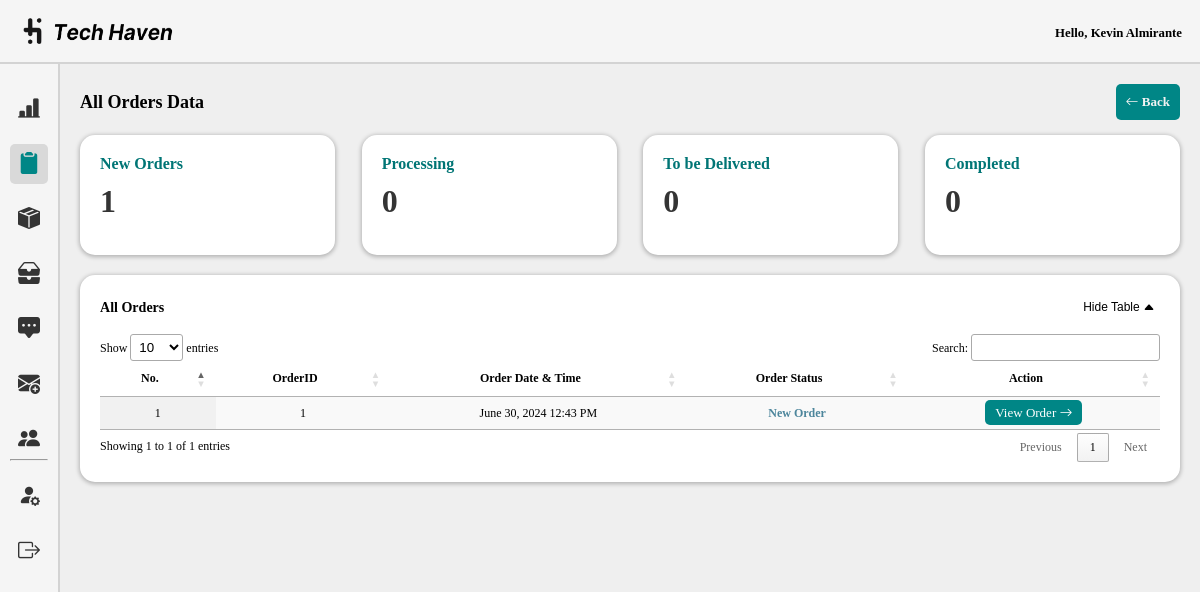
The app's page /admin/all_orders.php (signed in), older data.
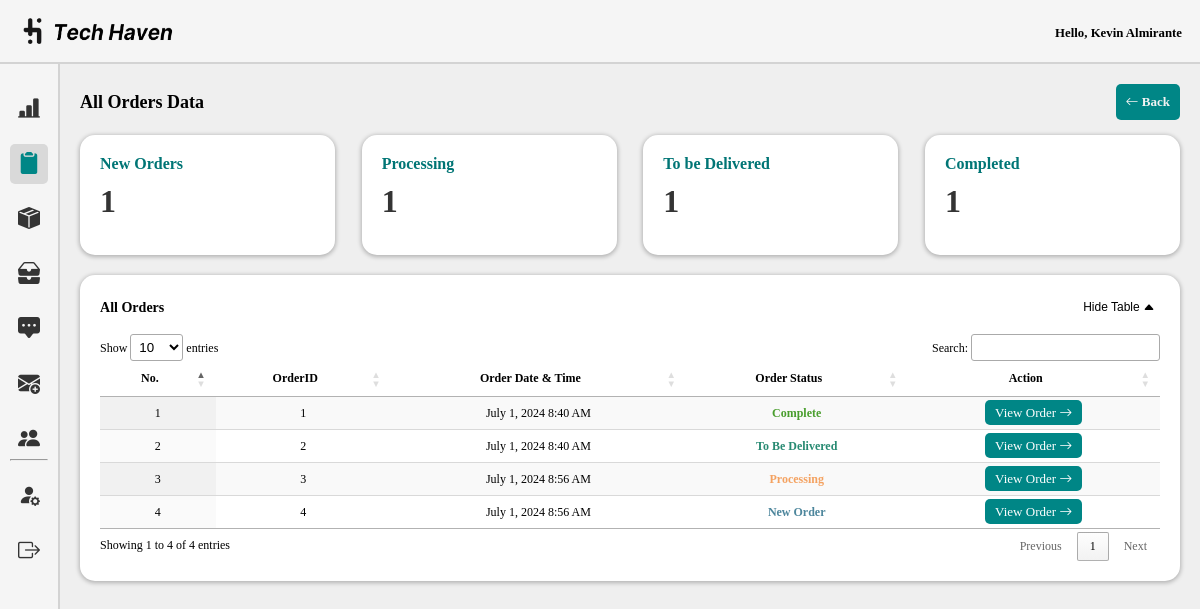
The same page, newer data.
### tables this page shows
CREATE TABLE `orders_prod` (
  `orderID` int(50) NOT NULL,
  `customerID` int(50) NOT NULL,
  `items` text NOT NULL,
  `shipID` int(50) NOT NULL,
  `payment` varchar(250) NOT NULL,
  `order_date` timestamp NOT NULL DEFAULT current_timestamp(),
  `status` varchar(100) NOT NULL,
  `total_amount` int(250) NOT NULL
);

### admin/all_orders.php (the view, shortened to what this page needs)
<!DOCTYPE html>
<html lang="en">
<head>
    <link rel="stylesheet" href="css/dashboard.css">
    <link rel="stylesheet" href="../assets/font/inter.css">
    <link rel="stylesheet" href="../node_modules/bootstrap-icons/font/bootstrap-icons.css">
    <link rel="stylesheet" type="text/css" href="https://cdn.datatables.net/1.10.25/css/jquery.dataTables.css">
</head>
<body>
    <header class="nav">
        <div class="nav-left">
            <img src="../assets/img/tech-haven-logo2.png" alt="Tech Haven Logo" id="logo">
        </div>
        <div class="nav-right">
        <p style="font-size: 0.8rem; font-style: normal; margin-top:5px;">
                Hello, <?php echo htmlspecialchars($_SESSION['name']); ?>
        </p>
        </div>
    </header>
    <section class="container">
        <div class="sidebar">
            <ul class="sidebar-list">
                <li class="sidebar-list-item">
                    <a href="dashboard.php" class="sidebar-link tooltip-trigger" data-tooltip="Dashboard">
                          <i class="bi bi-bar-chart-line-fill"></i>
                     </a>
                </li>
                <li class="sidebar-list-item">
                     <a href="orders.php" class="sidebar-link tooltip-trigger active" data-tooltip="Orders">
                          <i class="bi bi-clipboard2-fill"></i>
                     </a>
                </li>
                <li class="sidebar-list-item">
                     <a href="products.php" class="sidebar-link tooltip-trigger" data-tooltip="Products">
                          <i class="bi bi-box-seam-fill"></i>
                     </a>
                </li>
                <li class="sidebar-list-item">
                     <a href="inventory.php" class="sidebar-link tooltip-trigger" data-tooltip="Inventory">
                          <i class="bi bi-inboxes-fill"></i>
                    </a>
                </li>
                <li class="sidebar-list-item">
                     <a href="feedbacks.php" class="sidebar-link tooltip-trigger" data-tooltip="Feedbacks">
                         <i class="bi bi-chat-square-dots-fill"></i>
                     </a>
                </li>
                <li class="sidebar-list-item">
                     <a href="advertisement.php" class="sidebar-link tooltip-trigger" data-tooltip="Advertisements">
                         <i class="bi bi-envelope-plus-fill"></i>
                     </a>
                </li>
                <li class="sidebar-list-item">
                     <a href="users.php" class="sidebar-link tooltip-trigger" data-tooltip="Users">
                         <i class="bi bi-people-fill"></i>
                     </a>
                </li>
                <hr>
                <li class="sidebar-list-item">
                     <a href="profile.php" class="sidebar-link tooltip-trigger" data-tooltip="Edit Profile">
                         <i class="bi bi-person-fill-gear"></i>
                     </a>
                </li>
                <li class="sidebar-list-item">
                     <a href="logout.php" class="sidebar-link tooltip-trigger" data-tooltip="Logout">
                         <i class="bi bi-box-arrow-right"></i>
                     </a>
                </li>
              </ul>
          </div>
    <div class="dashboard-content">
    <div class="heading-container">
            <h1>All Orders Data</h1>
            <div class="heading-buttons">
           <a href="orders.php" class="button-link"><i class="bi bi-arrow-left"></i> Back</a>
            </div>
        </div><br>
        <div class="card-container">
        <div class="card">
            <?php
                        $servername = "localhost";
                        $username = "root";
                        $password = "";
                        $dbname = "th_db";
                        $conn = new mysqli($servername, $username, $password, $dbname);
                        function getOrderCount($conn, $status) {
                            $sql = "SELECT COUNT(*) as count FROM orders_prod WHERE status = '$status'";
                            $result = $conn->query($sql) or die("Error: " . $conn->error);
                            $row = $result->fetch_assoc();
                            return $row['count'];
                        }
                        $countPlaced = getOrderCount($conn, 'placed');
                        $countProcessing = getOrderCount($conn, 'processing');
                        $countDelivery = getOrderCount($conn, 'delivery');
            ?>
            <a href="orders.php" target="_blank">
                <h2>New Orders</h2>
                <p><?php echo $countPlaced; ?></p>
            </a>
        </div>
        <div class="card">
            <a href="pending.php" target="_blank">
                <h2>Processing</h2>
                <p><?php echo $countProcessing; ?></p>
            </a>
        </div>
        <div class="card">
            <a href="delivery.php"  target="_blank">
                <h2>To be Delivered</h2>
                <p><?php echo $countDelivery ?></p>
            </a>
        </div>
        <div class="card">
            <a href="success_orders.php" target="_blank">
                <h2>Completed</h2>
                <p><?php echo $countDelivery; ?></p>
            </a>
        </div>
        </div>
        <div class="wrapper-dashboard" style="margin-bottom:20px;">
            <div class="flex-parent">
                <h3>All Orders</h3>
                <button id="toggleRecent" class="button-link2" style="float:right;">Hide Table <i class="bi bi-caret-up-fill"></i></button>
            </div><br>
            <div id="recentTable" style="display: block;">
                <table id="example" class="display" style="width:100%">
                    <thead>
                        <tr>
                            <th>No.</th>
                            <th>OrderID</th>
                            <th>Order Date & Time</th>
                            <th>Order Status</th>
                            <th>Action</th>
                        </tr>
                    </thead>
                    <tbody>
                        <?php
                        $servername = "localhost";
                        $username = "root";
                        $password = "";
                        $dbname = "th_db";
                        $conn = new mysqli($servername, $username, $password, $dbname);
                        $sql = "SELECT orderID, order_date, status FROM orders_prod;";
                        $result = $conn->query($sql);
                        if ($result->num_rows > 0) {
                            $counter = 1;
                            while ($row = $result->fetch_assoc()) {
                                echo "<tr>";
                                echo "<td>" . $counter . "</td>";
                                echo "<td>" . $row["orderID"] . "</td>";
                                echo "<td>";
                                $dateTime = new DateTime($row["order_date"]);
                                $formattedDate = $dateTime->format('F j, Y g:i A');
                                echo $formattedDate;
                                echo "</td>";
                                if ($row["status"] == "placed") {
                                    echo "<td style='color:#4D869C; font-weight:bold;'>New Order</td>";
                                }else if($row["status"] == "processing") {
                                    echo "<td style='color:#F4A261; font-weight:bold;'>Processing</td>";
                                }else if($row["status"] == "delivery") {
                                    echo "<td style='color:#288a72; font-weight:bold;'>To Be Delivered</td>";
                                }else if($row["status"] == "delivered") {
                                    echo "<td style='color:#4a9e2e; font-weight:bold;'>Complete</td>";
                                }  else {
                                    echo "<td>" . $row["status"] . "</td>";
                                }
                                echo "<td>";
                                echo "<a href='#' onclick=\"openWindow('view_order_last.php?id=" . $row["orderID"] . "')\" title='View Order' style='background:#008686; color:white; border-radius:5px; padding:5px 10px;font-size:13px; text-decoration:none;'>
                                    <span style='font-size:13px;'>View Order</span>
                                    <i class='bi bi-arrow-right'></i>
                                </a>";
                                echo "</td>";
                                echo "</tr>";
                                $counter++;
                            }
                        } else {
                            echo "<tr><td colspan='9'>No results found</td></tr>";
                        }
                        ?>
                    </tbody>
                </table>
            </div>
        </div>
    </div>
    </section>
</body>
</html>

### admin/css/dashboard.css (style rules this page uses)
* { margin: 0; box-sizing: border-box; padding: 0; }
:root { --lightColor: #F5F5F5; --shadedColor: #E7E7E7; --darkModeNav: #292929; --darkBody: #5C5C5C; }
.nav { background: var(--lightColor); display: flex; justify-content: space-between; align-items: center; height: 4rem; font: italic 600 20px/normal 'Inter'; box-shadow: 0px 2px 2px 0px rgba(0, 0, 0, 0.25); border-bottom: 2px solid #D3D3D3; }
.nav img { width: 150px; margin-left: 15%; }
.nav-left, .nav-middle, .nav-right { display: flex; align-items: center; }
.nav-right { display: flex; justify-content: space-between; margin-right: 1.5%; }
.sidebar { margin-top:0; width: 60px; height: 917px; flex-shrink: 0; background: var(--lightColor); padding:10px; border-right: 2px solid #D3D3D3; }
.nav-right, .sidebar-link { display: flex; justify-content: center; align-items: center; }
.sidebar-link { height: 40px; width: 100%; display: flex; justify-content: center; align-items: center; text-decoration: none; color: #5C5C5C; border-radius: 5px; }
.sidebar-list-item { height: 100%; display: flex; justify-content: center; align-items: center; margin-top: 15px; }
.sidebar-list-item i { font-size:22px; color:#343434; }
.tooltip-trigger { position: relative; }
.sidebar-link.active .bi { color: #008686; }
.sidebar-link.active { background: #D9D9D9; }
.container { display: flex; }
.dashboard-content { padding: 20px; font: 12px/normal 'Inter'; background-color: #EFEFEF; }
.wrapper-dashboard { width: 100%; height: auto; flex-shrink: 0; padding:20px; border-radius: 15px; background: #FFF; box-shadow: 0px 1px 4px 1px rgba(0, 0, 0, 0.25); }

### admin/all_orders.php (style rules this page uses)
.dashboard-content { width: 100%; padding: 20px; min-height: 100vh; }
#example,#example2,#example3,#example4 { width: 100% !important; margin: auto; }
#example th,#example2 th,#example3 th,#example4 th, #example td,#example2 td,#example3 td,#example4 td { text-align: center; }
.button-link2 { width: auto; height: auto; flex-shrink: 0; display: inline-block; border: 1px solid #000; background: #FFF; font-size:12px; text-align: center; text-decoration: none; color:black; padding:5px; margin-left:10px; border:none; transition: transform 0.2s ease-in-out, color 0.2s ease-in-out; cursor:pointer; }
.button-link2 .bi { transition: opacity 0.2s ease-in-out, color 0.2s ease-in-out; }
.button-link { width: auto; height: auto; flex-shrink: 0; display: inline-block; font-size: 13px; text-align: center; text-decoration: none; color:#f2f2f2; padding:10px; margin-left:10px; font-weight:bold; border-radius:5px; background-color: #008686; }
.heading-container { display: flex; align-items: center; justify-content: space-between; }
.heading-container h1 { margin-right: 10px; }
.flex-parent { display: flex; align-items: center; justify-content: space-between; }
.flex-parent h3 { margin: 0; transition: transform 0.2s ease-in-out; display: flex; align-items: center; }
.card-container { display: flex; justify-content: space-between; margin-bottom: 20px; }
.card { background-color: #f0f0f0; padding: 10px; border-radius: 5px; text-align: left; width: calc(25% - 20px); padding:20px; border-radius: 15px; background: #FFF; box-shadow: 0px 1px 4px 1px rgba(0, 0, 0, 0.25); height:120px; transition: transform 0.3s ease; }
.card h2 { margin: 0; font-size: 16px; color: #007575; }
.card p { margin: 10px 0 0; font-size: 32px; color: #343434; font-weight:600; letter-spacing:1.6px; }
.card a { text-decoration:none; }
.sidebar { height:auto; }

Row changes from the older to the newer data that the page shows:
changed orders_prod id 1: order_date "June 30, 2024 12:43 PM" → "July 1, 2024 8:40 AM"; status "New Order" → "Complete"
added orders_prod: orderID "2", order_date "July 1, 2024 8:40 AM", status "To Be Delivered"
added orders_prod: orderID "3", order_date "July 1, 2024 8:56 AM", status "Processing"
added orders_prod: orderID "4", order_date "July 1, 2024 8:56 AM", status "New Order"
Text that changed along with them:
$countProcessing: "0" → "1"
$countDelivery: "0" → "1"
text written by a page script: "Show entries Search: Showing 1 to 1 of 1 entries Previous 1 Next" → "Show entries Search: Showing 1 to 4 of 4 entries Previous 1 Next"
